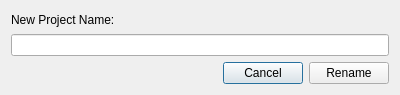
<?xml version="1.0" encoding="UTF-8"?>
<ui version="4.0">
 <class>RenameProjectDialog</class>
 <widget class="QDialog" name="RenameProjectDialog">
  <property name="geometry">
   <rect>
    <x>0</x>
    <y>0</y>
    <width>400</width>
    <height>95</height>
   </rect>
  </property>
  <property name="windowTitle">
   <string>Dialog</string>
  </property>
  <layout class="QGridLayout" name="gridLayout">
   <item row="0" column="0">
    <widget class="QLabel" name="label">
     <property name="text">
      <string>New Project Name:</string>
     </property>
    </widget>
   </item>
   <item row="1" column="0" colspan="3">
    <widget class="QLineEdit" name="lineEdit"/>
   </item>
   <item row="2" column="0">
    <spacer name="horizontalSpacer">
     <property name="orientation">
      <enum>Qt::Horizontal</enum>
     </property>
     <property name="sizeHint" stdset="0">
      <size>
       <width>207</width>
       <height>19</height>
      </size>
     </property>
    </spacer>
   </item>
   <item row="2" column="1">
    <widget class="QPushButton" name="cancel">
     <property name="text">
      <string>Cancel</string>
     </property>
    </widget>
   </item>
   <item row="2" column="2">
    <widget class="QPushButton" name="ok">
     <property name="text">
      <string>Rename</string>
     </property>
    </widget>
   </item>
  </layout>
 </widget>
 <resources/>
 <connections/>
</ui>
